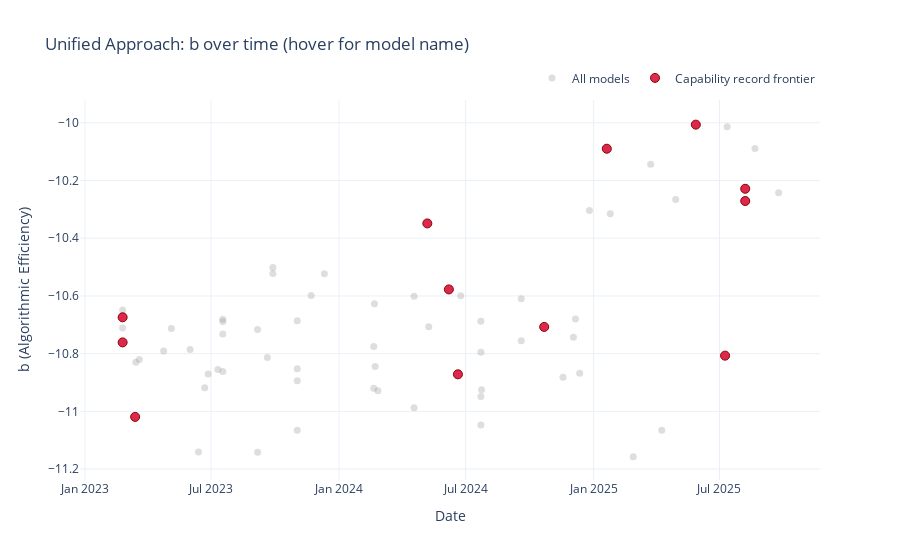

Source (notebook cell):
### Code cell
# Interactive Plotly scatter: b over time (unified approach) with hover on model name
import plotly.graph_objects as go

# Ensure required columns exist
assert 'date_obj' in base_df.columns and 'b' in base_df.columns and 'model' in base_df.columns, "base_df missing expected columns"

fig = go.Figure()

# All models trace (light gray)
fig.add_trace(
    go.Scatter(
        x=base_df['date_obj'],
        y=base_df['b'],
        mode='markers',
        name='All models',
        marker=dict(color='rgba(160,160,160,0.35)', size=7),
        text=base_df['model'],
        hovertemplate='Model: %{text}<br>Date: %{x|%Y-%m-%d}<br>b: %{y:.3f}<extra></extra>'
    )
)

# Highlight the selected subset from the unified approach if available
if 'subset_df' in globals() and isinstance(subset_df, pd.DataFrame) and len(subset_df) > 0:
    fig.add_trace(
        go.Scatter(
            x=subset_df['date_obj'],
            y=subset_df['b'],
            mode='markers',
            name=subset_label if 'subset_label' in globals() else 'Selected subset',
            marker=dict(color='rgba(220,20,60,0.9)', size=9, line=dict(width=1, color='darkred')),
            text=subset_df['model'],
            hovertemplate='Model: %{text}<br>Date: %{x|%Y-%m-%d}<br>b: %{y:.3f}<extra></extra>'
        )
    )

fig.update_layout(
    title='Unified Approach: b over time (hover for model name)',
    xaxis_title='Date',
    yaxis_title='b (Algorithmic Efficiency)',
    template='plotly_white',
    legend=dict(orientation='h', yanchor='bottom', y=1.02, xanchor='right', x=1)
)

fig.write_image("outputs/algorithmic_progress/algorithmic_progress_b_over_time_interactive.pdf")
fig.show()

### Figure 1 — Plotly figure (JSON) as saved in the notebook; plotly's stock layout.template omitted (floating-point values rounded to 4 significant figures)
{"data": [{"hovertemplate": "Model: %{text}<br>Date: %{x|%Y-%m-%d}<br>b: %{y:.3f}<extra></extra>", "marker": {"color": "rgba(160,160,160,0.35)", "size": 7}, "mode": "markers", "name": "All models", "text": ["gpt-5-2025-08-07_high", "gpt-5-2025-08-07_medium", "grok-4-0709", "qwen3-max-2025-09-23", "DeepSeek-R1-0528", "Kimi-K2-Instruct", "DeepSeek-R1", "grok-3-beta", "DeepSeek-V3.1", "gpt-4.5-preview-2025-02-27", "DeepSeek-V3-0324", "qwen3-235b-a22b", "claude-3-5-sonnet-20241022", "DeepSeek-V3", "grok-2-1212", "claude-3-5-sonnet-20240620", "Llama-3.1-405B", "qwen2.5-72b-instruct", "mistral-large-2411", "Llama-3.1-405B-Instruct", "mistral-large-2407", "Llama-3.3-70B-Instruct", "mistral-small-2501", "Qwen2.5-72B", "qwen2-72b-instruct", "DeepSeek-V2", "Llama-3.1-70B-Instruct", "amazon.nova-pro-v1:0", "gpt-4-0314", "gemma-2-27b-it", "gpt-4-0613", "Meta-Llama-3-70B-Instruct", "claude-2.0", "Mixtral-8x7B-v0.1", "Llama-3.1-8B-Instruct", "Meta-Llama-3-8B-Instruct", "Yi-34B-Chat", "Llama-2-70b-hf ", "Qwen-14B", "falcon-180B", "gemma-7b", "LLaMA-65B", "falcon-11b", "starcoder2-15b", "Nemotron-4 15B", "LLaMA-33B", "Qwen-7B", "Llama-2-34b", "Baichuan-2-13B-Base", "Llama-2-13b", "Yi-6B", "falcon-40b", "LLaMA-13B", "deepseek-coder-33b-base", "Llama-2-7b", "mpt-30b", "Baichuan-2-7B-Base", "starcoder2-7b", "LLaMA-7B", "falcon-7b", "mpt-7b", "xgen-7b-8k-base", "Baichuan-7B", "deepseek-coder-6.7b-base", "starcoder2-3b", "Cerebras-GPT-13B", "deepseek-coder-1.3b-base"], "type": "scatter", "x": ["2025-08-07T00:00:00.000000000", "2025-08-07T00:00:00.000000000", "2025-07-09T00:00:00.000000000", "2025-09-24T00:00:00.000000000", "2025-05-28T00:00:00.000000000", "2025-07-12T00:00:00.000000000", "2025-01-20T00:00:00.000000000", "2025-04-09T00:00:00.000000000", "2025-08-21T00:00:00.000000000", "2025-02-27T00:00:00.000000000", "2025-03-24T00:00:00.000000000", "2025-04-29T00:00:00.000000000", "2024-10-22T00:00:00.000000000", "2024-12-26T00:00:00.000000000", "2024-12-12T00:00:00.000000000", "2024-06-20T00:00:00.000000000", "2024-07-23T00:00:00.000000000", "2024-09-19T00:00:00.000000000", "2024-11-18T00:00:00.000000000", "2024-07-23T00:00:00.000000000", "2024-07-24T00:00:00.000000000", "2024-12-06T00:00:00.000000000", "2025-01-25T00:00:00.000000000", "2024-09-19T00:00:00.000000000", "2024-06-07T00:00:00.000000000", "2024-05-07T00:00:00.000000000", "2024-07-23T00:00:00.000000000", "2024-12-03T00:00:00.000000000", "2023-03-14T00:00:00.000000000", "2024-06-24T00:00:00.000000000", "2023-06-13T00:00:00.000000000", "2024-04-18T00:00:00.000000000", "2023-07-11T00:00:00.000000000", "2023-12-11T00:00:00.000000000", "2024-07-23T00:00:00.000000000", "2024-04-18T00:00:00.000000000", "2023-11-22T00:00:00.000000000", "2023-07-18T00:00:00.000000000", "2023-09-28T00:00:00.000000000", "2023-09-06T00:00:00.000000000", "2024-02-21T00:00:00.000000000", "2023-02-24T00:00:00.000000000", "2024-05-09T00:00:00.000000000", "2024-02-20T00:00:00.000000000", "2024-02-26T00:00:00.000000000", "2023-02-24T00:00:00.000000000", "2023-09-28T00:00:00.000000000", "2023-07-18T00:00:00.000000000", "2023-09-06T00:00:00.000000000", "2023-07-18T00:00:00.000000000", "2023-11-02T00:00:00.000000000", "2023-03-15T00:00:00.000000000", "2023-02-24T00:00:00.000000000", "2023-11-02T00:00:00.000000000", "2023-07-18T00:00:00.000000000", "2023-06-22T00:00:00.000000000", "2023-09-20T00:00:00.000000000", "2024-02-20T00:00:00.000000000", "2023-02-24T00:00:00.000000000", "2023-04-24T00:00:00.000000000", "2023-05-05T00:00:00.000000000", "2023-06-27T00:00:00.000000000", "2023-06-01T00:00:00.000000000", "2023-11-02T00:00:00.000000000", "2024-02-22T00:00:00.000000000", "2023-03-20T00:00:00.000000000", "2023-11-02T00:00:00.000000000"], "y": [-10.23, -10.27, -10.81, -10.24, -10.01, -10.01, -10.09, -11.07, -10.09, -11.16, -10.14, -10.27, -10.71, -10.3, -10.87, -10.87, -10.95, -10.61, -10.88, -11.05, -10.93, -10.68, -10.32, -10.76, -10.58, -10.35, -10.8, -10.74, -11.02, -10.6, -11.14, -10.99, -10.85, -10.52, -10.69, -10.6, -10.6, -10.69, -10.52, -11.14, -10.63, -10.76, -10.71, -10.78, -10.93, -10.71, -10.5, -10.86, -10.72, -10.68, -10.69, -10.83, -10.67, -11.07, -10.73, -10.92, -10.81, -10.92, -10.65, -10.79, -10.71, -10.87, -10.79, -10.89, -10.84, -10.82, -10.85]}, {"hovertemplate": "Model: %{text}<br>Date: %{x|%Y-%m-%d}<br>b: %{y:.3f}<extra></extra>", "marker": {"color": "rgba(220,20,60,0.9)", "line": {"color": "darkred", "width": 1}, "size": 9}, "mode": "markers", "name": "Capability record frontier", "text": ["LLaMA-13B", "LLaMA-65B", "gpt-4-0314", "DeepSeek-V2", "qwen2-72b-instruct", "claude-3-5-sonnet-20240620", "claude-3-5-sonnet-20241022", "DeepSeek-R1", "DeepSeek-R1-0528", "grok-4-0709", "gpt-5-2025-08-07_medium", "gpt-5-2025-08-07_high"], "type": "scatter", "x": ["2023-02-24T00:00:00.000000000", "2023-02-24T00:00:00.000000000", "2023-03-14T00:00:00.000000000", "2024-05-07T00:00:00.000000000", "2024-06-07T00:00:00.000000000", "2024-06-20T00:00:00.000000000", "2024-10-22T00:00:00.000000000", "2025-01-20T00:00:00.000000000", "2025-05-28T00:00:00.000000000", "2025-07-09T00:00:00.000000000", "2025-08-07T00:00:00.000000000", "2025-08-07T00:00:00.000000000"], "y": [-10.67, -10.76, -11.02, -10.35, -10.58, -10.87, -10.71, -10.09, -10.01, -10.81, -10.27, -10.23]}], "layout": {"legend": {"orientation": "h", "x": 1, "xanchor": "right", "y": 1.02, "yanchor": "bottom"}, "title": {"text": "Unified Approach: b over time (hover for model name)"}, "xaxis": {"title": {"text": "Date"}}, "yaxis": {"title": {"text": "b (Algorithmic Efficiency)"}}}}
